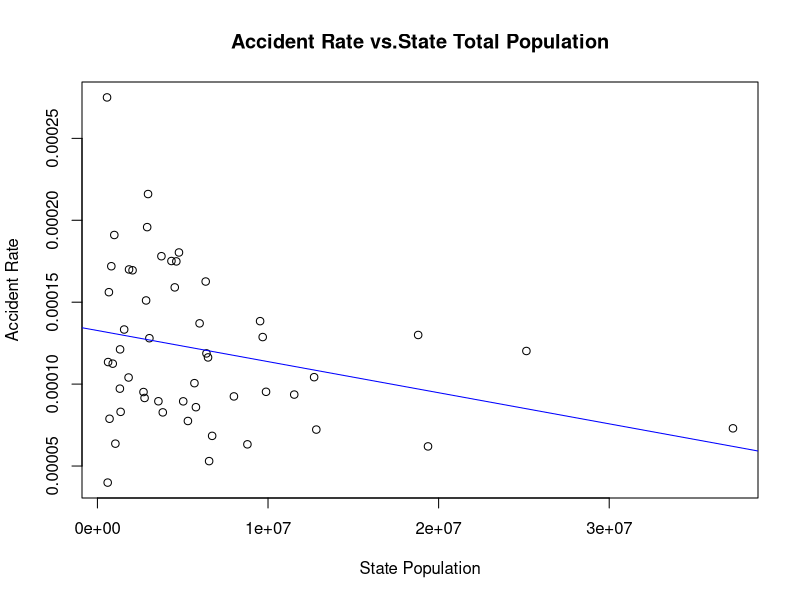

R code for this plot:
Attributes<-read.table("Census 2010 DP1 DP2 and DP3 - Extracted Attributes.csv", header=T, sep=',')
fatality<-read.table("FatalititesDatasetByYear.csv", header=T, sep=',')
F10 <- fatality[, c(1,12)]
data10<-merge(F10, Attributes, by="State")
rate<-data10$Y2010/data10$Total.population
plot(data10$Total.population,rate, xlab= "State Population", ylab= "Accident Rate", main="Accident Rate vs.State Total Population")
model<-lm(rate~data10$Total.population)
abline(model, col="blue")
summary(model)
